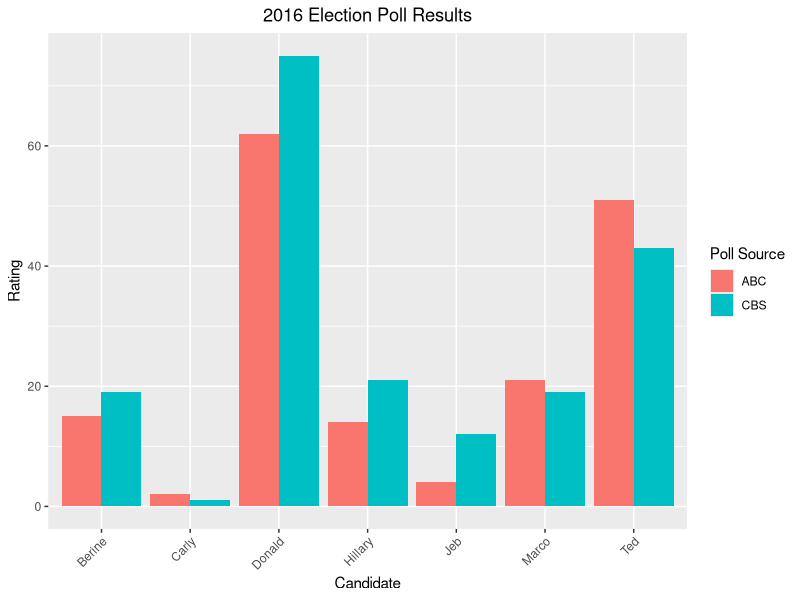

Source code (R):
library(ggplot2)
library(reshape2)

Name <- c("Jeb", "Donald", "Ted", "Marco", "Carly", "Hillary", "Berine")
ABC <- c(4, 62, 51, 21, 2, 14, 15)
CBS <- c(12, 75, 43, 19, 1, 21, 19)

election <- data.frame(Name, ABC, CBS)
election

molten_election <- melt(election, id.vars= "Name")

ggplot(molten_election, aes(Name, value, fill=variable)) +
  geom_bar(position = "dodge", stat = "identity") +
  labs(title="2016 Election Poll Results", x="Candidate", y="Rating") +
  theme(axis.text.x = element_text(angle = 45, hjust = 1), plot.title = element_text(hjust = 0.5)) +
  guides(fill=guide_legend(title = "Poll Source"))
